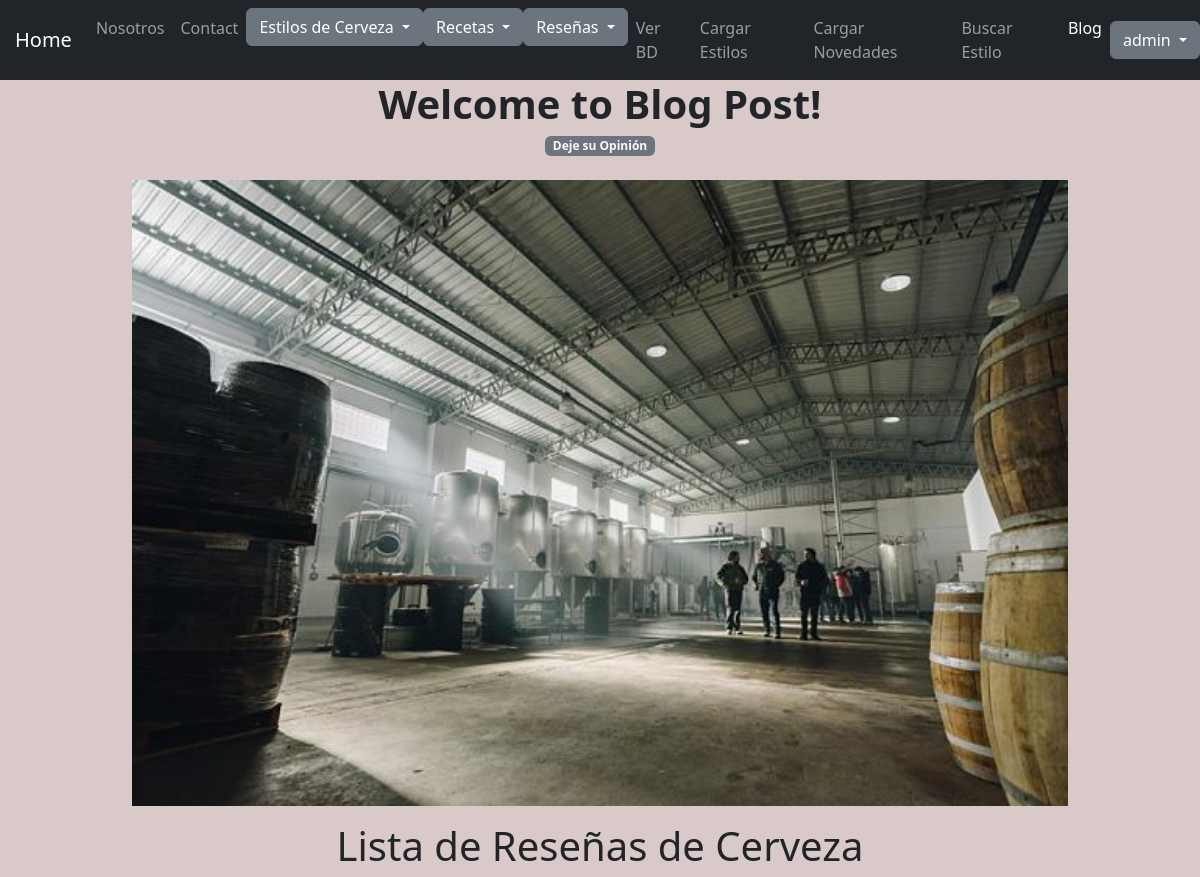
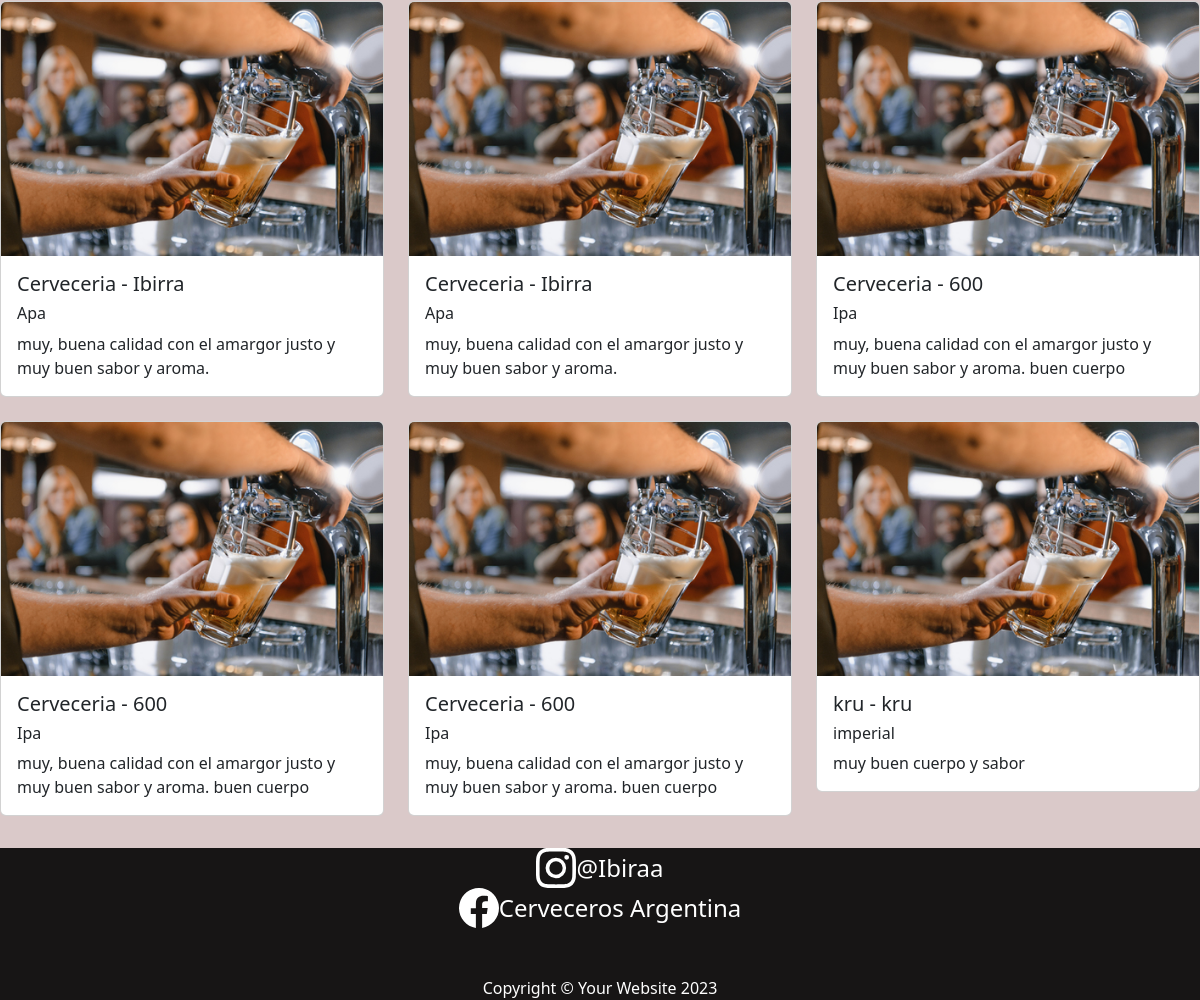
/app/listar_resenas/ (signed in), run on the app's committed database (2 pictures, top to bottom).
### Appfinal/models.py (models this page shows, shortened)
class ResenaCerveza(models.Model):
    titulo = models.CharField(max_length=200)
    cerveceria = models.CharField(max_length=100)
    estilo = models.CharField(max_length=50)
    contenido = models.TextField()
    calificacion = models.FloatField()
    creado_en = models.DateTimeField(auto_now_add=True)

### Appfinal/views.py (the view)
# urls.py: path('listar_resenas/', listar_resenas, name='ListarResenas'),
def listar_resenas(request):
    resenas = ResenaCerveza.objects.all()  # Recupera todas las reseñas de la base de datos
    return render(request, 'Appfinal/listar_resenas.html', {'resenas': resenas})

### Appfinal/context_processors.py (called while the page is built)
def custom_user(request):
    context = auth(request)
    user = context['user']
    if user.is_authenticated:
        imagen = Imagen.objects.filter(user=request.user.id)
        cant = len(imagen)
        if cant > 0:
            context['user_avatar'] = imagen[cant-1]
        else:
            context['user_avatar'] = ""
    return context

### Appfinal/template/Appfinal/listar_resenas.html (shortened to what this page needs)
{% extends "Appfinal/index.html" %}
{% load static %}
{% block section1 %}
<h1>Lista de Reseñas de Cerveza</h1>
<div class="row">
    {% for resena in resenas %}
    <div class="col-md-4">
        <div class="card mb-4">
            <img src="{% static 'Appfinal\imagenes\sirviendo.jpg'%}" class="card-img-top" alt="...">
            <div class="card-body">
                <h5 class="card-title">{{ resena.titulo }} - {{ resena.cerveceria }}</h5>
                <h6 class="card-text">{{ resena.estilo }}</h6>
                <p class="card-text">{{ resena.contenido }}</p>
            </div>
        </div>
    </div>
    {% endfor %}
</div>
{% endblock %}

### Appfinal/template/Appfinal/index.html (shortened to what this page needs)
<!DOCTYPE html>
{% load static %}
<html lang="en">
    <head>
        <link href="{% static 'Appfinal/css/styles.css' %}" rel="stylesheet" />
    </head>
    <body>
        <nav class="navbar navbar-expand-lg navbar-dark bg-dark" style="width: 100%;">
            <div class="container-fluid justify-content-center" style="margin-left: 10px;">
                <a class="navbar-brand" href="{% url 'Inicio' %}" style="margin-left: 5px;">Home</a>
                <div class="collapse navbar-collapse" id="navbarSupportedContent">
                    <ul class="navbar-nav ms-auto mb-2 mb-lg-0">
                        <li class="nav-item"><a class="nav-link" href="{% url 'Nosotros' %}">Nosotros</a></li>
                        <li class="nav-item"><a class="nav-link" href="#!">Contact</a></li>
                        <div class="dropdown">
                            <button class="btn btn-secondary dropdown-toggle" type="button" id="dropdownMenuButton1" data-bs-toggle="dropdown" aria-expanded="false">
                                Estilos de Cerveza
                            </button>
                        </div>
                        <div class="dropdown">
                            <button class="btn btn-secondary dropdown-toggle" type="button" id="dropdownMenuButton1" data-bs-toggle="dropdown" aria-expanded="false">
                                Recetas
                            </button>
                        </div>
                        <div class="dropdown">
                            <button class="btn btn-secondary dropdown-toggle" type="button" id="dropdownMenuButton1" data-bs-toggle="dropdown" aria-expanded="false">
                                Reseñas
                            </button>
                        </div>
                        <li class="nav-item"><a class="nav-link" href="{% url 'VerBD' %}">Ver BD</a></li>
                        <li class="nav-item"><a class="nav-link" href="{% url 'CargarEstilo' %}">Cargar Estilos</a></li>
                        <li class="nav-item"><a class="nav-link" href="{% url 'CargarIngredientes' %}">Cargar Novedades</a></li>
                        <li class="nav-item"><a class="nav-link" href="{% url 'BuscarEstilo' %}">Buscar Estilo</a></li>
                        <li class="nav-item"><a class="nav-link active" aria-current="page" href="{% url 'Blog' %}">Blog</a></li>
                    </ul>
                </div>
                {% if request.user.is_authenticated %}
                <div class="dropdown">
                    <button class="btn btn-secondary dropdown-toggle" type="button" id="dropdownMenuButton1" data-bs-toggle="dropdown" aria-expanded="false">
                        {{ request.user.username }}
                    </button>
                </div>
                          {% endif %}
            </div>
        </nav>
        <div class="col-lg-8 ">
            <header class="mb-4 text-center">
              <h1 class="fw-bolder mb-1">Welcome to Blog Post!</h1>
              <a class="badge bg-secondary text-decoration-none link-light" href="{% url 'VerTema' tema_id=4 %}">
                Deje su Opinión
              </a>
            </header>
          </div>
                        <figure class="row" style="width: 80%;">
                            <img class="img-fluid rounded" src="{% static 'Appfinal/imagenes/cerveza-artesanal_1.jpg' %}" alt="Cervesa Artesanal" style="width: 100%;">
                          </figure>
                        {% block section1 %}
                        {% endblock %}
        <footer class="footer dark">
            <div class="content" >
                <div class="icon-text-container">
                    <a href="https://www.instagram.com/ibirraa/" target="_blank" style="text-decoration: none;">
                    <div class="icon-container" style="text-align: center; display: flex; justify-content: center; align-items: center; height: 100%;">
                    </a>
                        <span style="color: white; font-size: 24px; text-align: center; display: block;">@Ibiraa</span>
                </div>
                <div class="icon-text-container">
                    <a href="https://www.facebook.com/Cerveceros Argentinos/" target="_blank" style="text-decoration: none;">
                    <div class="icon-container" style="text-align: center; display: flex; justify-content: center; align-items: center; height: 100%;">
                    </a>
                        <span style="color: white; font-size: 24px; text-align: center; display: block;">Cerveceros Argentina</span>
                    </div>
                    <br>
                    <br>
                <p class="m-0 text-center text-white">Copyright &copy; Your Website 2023</p>
            </div>
        </footer>
    </body>
</html>

### Appfinal/template/Appfinal/index.html (style rules this page uses)
body { display: flex; justify-content: center; align-items: center; flex-direction: column; text-align: left; }
footer { flex-direction: column; }
.dark { background-color: #000000e4; color: #fff; width: 100%; text-align: center; display: flex; justify-content: center; }
.content { text-align: center; }

### Appfinal/template/Appfinal/listar_resenas.html (style rules this page uses)
body { background-color: #dac9c9; }

### data on the page
ResenaCerveza: titulo "Cerveceria", cerveceria "Ibirra", estilo "Apa", contenido "muy, buena calidad con el amargor justo y muy buen sabor y aroma."
ResenaCerveza: titulo "Cerveceria", cerveceria "Ibirra", estilo "Apa", contenido "muy, buena calidad con el amargor justo y muy buen sabor y aroma."
ResenaCerveza: titulo "Cerveceria", cerveceria "600", estilo "Ipa", contenido "muy, buena calidad con el amargor justo y muy buen sabor y aroma. buen cuerpo"
ResenaCerveza: titulo "Cerveceria", cerveceria "600", estilo "Ipa", contenido "muy, buena calidad con el amargor justo y muy buen sabor y aroma. buen cuerpo"
ResenaCerveza: titulo "Cerveceria", cerveceria "600", estilo "Ipa", contenido "muy, buena calidad con el amargor justo y muy buen sabor y aroma. buen cuerpo"
ResenaCerveza: titulo "kru", cerveceria "kru", estilo "imperial", contenido "muy buen cuerpo y sabor"

### other printed values
{{ request.user.username }} "admin"
